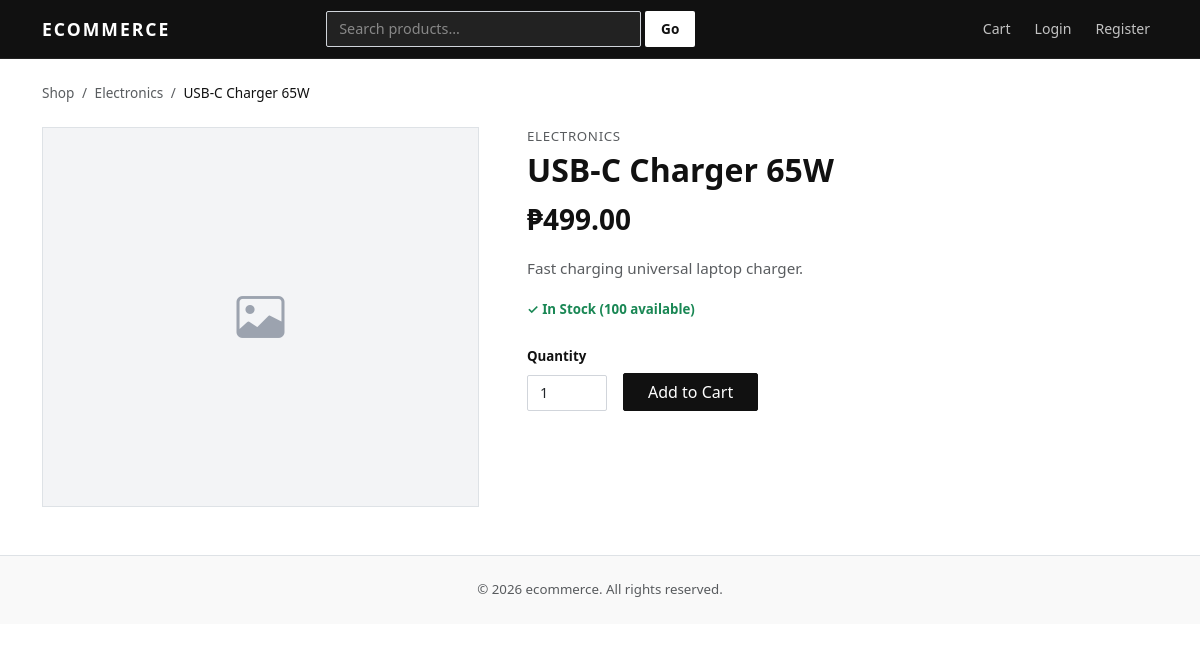
/product.php?id=2, run on the app's committed database.
### tables this page shows
CREATE TABLE products (
    id INT AUTO_INCREMENT PRIMARY KEY,
    category_id INT,
    name VARCHAR(200) NOT NULL,
    description TEXT,
    price DECIMAL(10,2) NOT NULL,
    stock INT DEFAULT 0,
    image VARCHAR(255) DEFAULT 'no-image.png',
    created_at TIMESTAMP DEFAULT CURRENT_TIMESTAMP,
    FOREIGN KEY (category_id) REFERENCES categories(id) ON DELETE SET NULL
);

CREATE TABLE categories (
    id INT AUTO_INCREMENT PRIMARY KEY,
    name VARCHAR(100) NOT NULL
);

### includes/functions.php (called while the page is built, shortened)
<?php
function clean($str) {
    return htmlspecialchars(trim((string)$str), ENT_QUOTES, 'UTF-8');
}
function price($amount) {
    return '&#8369;' . number_format((float)$amount, 2);
}

### product.php (the view, shortened to what this page needs)
<?php
require_once 'config/db.php';
require_once 'includes/functions.php';
$id   = (int)($_GET['id'] ?? 0);
$stmt = $pdo->prepare(
    "SELECT p.*, c.name AS cat_name
     FROM products p
     LEFT JOIN categories c ON p.category_id = c.id
     WHERE p.id = ?"
);
$stmt->execute([$id]);
$p = $stmt->fetch();
require_once 'includes/header.php';
$imgFile = __DIR__ . '/uploads/' . $p['image'];
$hasImg  = $p['image'] && $p['image'] !== 'no-image.png' && file_exists($imgFile);
?>
<nav class="mb-4" style="font-size:.85rem;">
    <a href="index.php" class="text-muted text-decoration-none">Shop</a>
    <?php if ($p['cat_name']): ?>
        <span class="text-muted mx-1">/</span>
        <a href="index.php?category=<?= $p['category_id'] ?>" class="text-muted text-decoration-none">
            <?= clean($p['cat_name']) ?>
        </a>
    <?php endif; ?>
    <span class="text-muted mx-1">/</span>
    <span><?= clean($p['name']) ?></span>
</nav>
<div class="row g-5">
    <div class="col-md-5">
        <?php if ($hasImg): ?>
            <img src="<?= SITE_URL ?>/uploads/<?= clean($p['image']) ?>"
                 class="img-fluid w-100" style="object-fit:cover;border:1px solid #e5e7eb;"
                 alt="<?= clean($p['name']) ?>">
        <?php else: ?>
            <div class="d-flex align-items-center justify-content-center border"
                 style="height:380px;background:#f3f4f6;color:#9ca3af;font-size:3rem;">
                <i class="bi bi-image"></i>
            </div>
        <?php endif; ?>
    </div>
    <div class="col-md-7">
        <?php if ($p['cat_name']): ?>
            <p class="text-muted small mb-1 text-uppercase" style="letter-spacing:.05em;">
                <?= clean($p['cat_name']) ?>
            </p>
        <?php endif; ?>
        <h2 class="fw-bold mb-2"><?= clean($p['name']) ?></h2>
        <p class="fs-3 fw-bold mb-3"><?= price($p['price']) ?></p>
        <p class="text-muted mb-3" style="line-height:1.7;">
            <?= nl2br(clean($p['description'])) ?>
        </p>
        <p class="mb-4">
            <?php if ($p['stock'] > 5): ?>
                <span class="text-success small fw-semibold">&#10003; In Stock (<?= $p['stock'] ?> available)</span>
            <?php elseif ($p['stock'] > 0): ?>
                <span class="text-warning small fw-semibold">&#9888; Only <?= $p['stock'] ?> left</span>
            <?php else: ?>
                <span class="text-danger small fw-semibold">Out of Stock</span>
            <?php endif; ?>
        </p>
        <?php if ($p['stock'] > 0): ?>
            <form method="POST" action="cart.php" class="d-flex gap-3 align-items-end">
                <div>
                    <label class="form-label fw-semibold small">Quantity</label>
                    <input type="number" name="quantity" value="1"
                           min="1" max="<?= $p['stock'] ?>"
                           class="form-control" style="width:80px;">
                </div>
                <button type="submit" class="btn btn-primary px-4">Add to Cart</button>
            </form>
        <?php endif; ?>
    </div>
</div>
<?php require_once 'includes/footer.php'; ?>

### includes/header.php (style rules this page uses)
*, *::before, *::after { box-sizing: border-box; }
body { background: #fff; color: #111; font-family: 'Segoe UI', system-ui, -apple-system, sans-serif; font-size: 0.95rem; }
.btn-primary { background: #111; border-color: #111; color: #fff; border-radius: 2px; }
.form-control, .form-select { border-radius: 2px; border-color: #d1d5db; font-size: 0.9rem; }
a { color: #111; }

### data on the page
products: category.name "Electronics", name "USB-C Charger 65W", category.name "ELECTRONICS", price "₱499.00", description "Fast charging universal laptop charger.", stock "100"

### other printed values
SITE_NAME "ECOMMERCE"
SITE_NAME "ecommerce"
